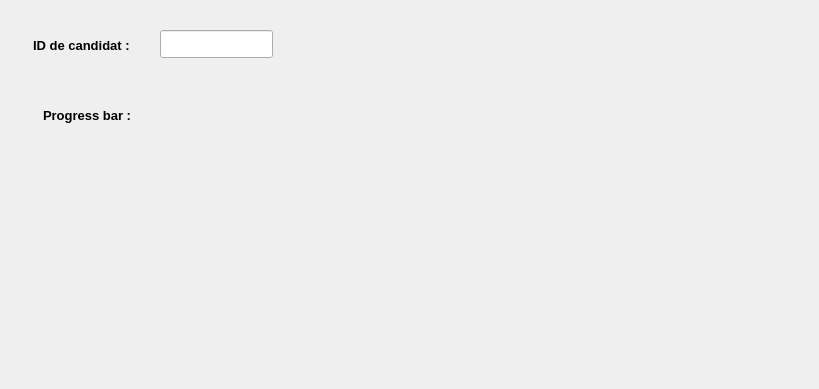
         <widget class="QWidget" name="tab_8">
          <attribute name="title">
           <string>Progression</string>
          </attribute>
          <widget class="QLabel" name="label_11">
           <property name="geometry">
            <rect>
             <x>30</x>
             <y>30</y>
             <width>130</width>
             <height>30</height>
            </rect>
           </property>
           <property name="styleSheet">
            <string notr="true">QLabel {
    font-weight: bold;

    padding: 6px 0px;
	color: rgb(0, 0, 0);
    font-size: 13px;
}

QLabel#titleLabel {
    font-size: 18px;
    color: #3498db;
    font-weight: bold;
    padding: 10px;
    background-color: rgba(236, 240, 241, 0.1);
    border-radius: 8px;
}</string>
           </property>
           <property name="text">
            <string>ID de candidat :</string>
           </property>
          </widget>
          <widget class="QLineEdit" name="prog_idcandidat">
           <property name="geometry">
            <rect>
             <x>160</x>
             <y>30</y>
             <width>113</width>
             <height>28</height>
            </rect>
           </property>
           <property name="styleSheet">
            <string notr="true"/>
           </property>
          </widget>
          <widget class="QLabel" name="label_13">
           <property name="geometry">
            <rect>
             <x>40</x>
             <y>100</y>
             <width>130</width>
             <height>30</height>
            </rect>
           </property>
           <property name="styleSheet">
            <string notr="true">QLabel {
    font-weight: bold;

    padding: 6px 0px;
	color: rgb(0, 0, 0);
    font-size: 13px;
}

QLabel#titleLabel {
    font-size: 18px;
    color: #3498db;
    font-weight: bold;
    padding: 10px;
    background-color: rgba(236, 240, 241, 0.1);
    border-radius: 8px;
}</string>
           </property>
           <property name="text">
            <string>Progress bar :</string>
           </property>
          </widget>
          <widget class="QLabel" name="label_48">
           <property name="geometry">
            <rect>
             <x>190</x>
             <y>100</y>
             <width>620</width>
             <height>280</height>
            </rect>
           </property>
           <property name="styleSheet">
            <string notr="true">image: url(:/new/prefix1/img/Barre de progression.png);</string>
           </property>
           <property name="text">
            <string/>
           </property>
          </widget>
         </widget>
